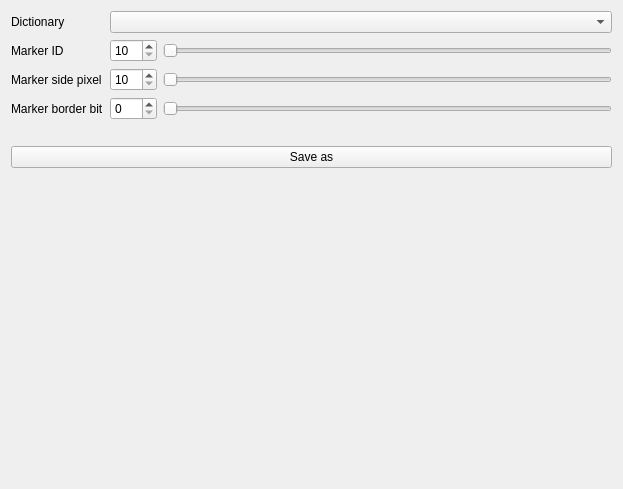
<?xml version="1.0" encoding="UTF-8"?>
<ui version="4.0">
 <class>widget_aruco_creator</class>
 <widget class="QWidget" name="widget_aruco_creator">
  <property name="geometry">
   <rect>
    <x>0</x>
    <y>0</y>
    <width>623</width>
    <height>489</height>
   </rect>
  </property>
  <property name="windowTitle">
   <string>Form</string>
  </property>
  <layout class="QVBoxLayout" name="verticalLayout">
   <item>
    <layout class="QGridLayout" name="gridLayout">
     <item row="2" column="2">
      <widget class="QSlider" name="horizontalSliderMarkerSize">
       <property name="minimum">
        <number>10</number>
       </property>
       <property name="maximum">
        <number>500</number>
       </property>
       <property name="orientation">
        <enum>Qt::Horizontal</enum>
       </property>
      </widget>
     </item>
     <item row="1" column="1">
      <widget class="QSpinBox" name="spinBoxMarkerID">
       <property name="minimum">
        <number>10</number>
       </property>
       <property name="maximum">
        <number>500</number>
       </property>
      </widget>
     </item>
     <item row="0" column="1" colspan="2">
      <widget class="QComboBox" name="comboBoxDictionary"/>
     </item>
     <item row="2" column="1">
      <widget class="QSpinBox" name="spinBoxMarkerSize">
       <property name="minimum">
        <number>10</number>
       </property>
       <property name="maximum">
        <number>500</number>
       </property>
      </widget>
     </item>
     <item row="0" column="0">
      <widget class="QLabel" name="label">
       <property name="text">
        <string>Dictionary</string>
       </property>
      </widget>
     </item>
     <item row="1" column="0">
      <widget class="QLabel" name="label_2">
       <property name="text">
        <string>Marker ID</string>
       </property>
      </widget>
     </item>
     <item row="1" column="2">
      <widget class="QSlider" name="horizontalSliderMarkerID">
       <property name="minimum">
        <number>10</number>
       </property>
       <property name="maximum">
        <number>500</number>
       </property>
       <property name="orientation">
        <enum>Qt::Horizontal</enum>
       </property>
      </widget>
     </item>
     <item row="2" column="0">
      <widget class="QLabel" name="label_3">
       <property name="text">
        <string>Marker side pixel</string>
       </property>
      </widget>
     </item>
     <item row="3" column="0">
      <widget class="QLabel" name="label_4">
       <property name="text">
        <string>Marker border bit</string>
       </property>
      </widget>
     </item>
     <item row="3" column="1">
      <widget class="QSpinBox" name="spinBoxMarkerBorderBit"/>
     </item>
     <item row="3" column="2">
      <widget class="QSlider" name="horizontalSliderMarkerBorderBit">
       <property name="orientation">
        <enum>Qt::Horizontal</enum>
       </property>
      </widget>
     </item>
    </layout>
   </item>
   <item>
    <widget class="QLabel" name="labelImage">
     <property name="text">
      <string/>
     </property>
     <property name="alignment">
      <set>Qt::AlignCenter</set>
     </property>
    </widget>
   </item>
   <item>
    <widget class="QPushButton" name="pushButtonSaveAs">
     <property name="text">
      <string>Save as</string>
     </property>
    </widget>
   </item>
   <item>
    <spacer name="verticalSpacer">
     <property name="orientation">
      <enum>Qt::Vertical</enum>
     </property>
     <property name="sizeHint" stdset="0">
      <size>
       <width>20</width>
       <height>352</height>
      </size>
     </property>
    </spacer>
   </item>
  </layout>
 </widget>
 <resources/>
 <connections>
  <connection>
   <sender>spinBoxMarkerID</sender>
   <signal>valueChanged(int)</signal>
   <receiver>horizontalSliderMarkerID</receiver>
   <slot>setValue(int)</slot>
   <hints>
    <hint type="sourcelabel">
     <x>146</x>
     <y>59</y>
    </hint>
    <hint type="destinationlabel">
     <x>290</x>
     <y>59</y>
    </hint>
   </hints>
  </connection>
  <connection>
   <sender>horizontalSliderMarkerID</sender>
   <signal>valueChanged(int)</signal>
   <receiver>spinBoxMarkerID</receiver>
   <slot>setValue(int)</slot>
   <hints>
    <hint type="sourcelabel">
     <x>287</x>
     <y>59</y>
    </hint>
    <hint type="destinationlabel">
     <x>112</x>
     <y>57</y>
    </hint>
   </hints>
  </connection>
  <connection>
   <sender>spinBoxMarkerSize</sender>
   <signal>valueChanged(int)</signal>
   <receiver>horizontalSliderMarkerSize</receiver>
   <slot>setValue(int)</slot>
   <hints>
    <hint type="sourcelabel">
     <x>108</x>
     <y>83</y>
    </hint>
    <hint type="destinationlabel">
     <x>275</x>
     <y>87</y>
    </hint>
   </hints>
  </connection>
  <connection>
   <sender>horizontalSliderMarkerSize</sender>
   <signal>valueChanged(int)</signal>
   <receiver>spinBoxMarkerSize</receiver>
   <slot>setValue(int)</slot>
   <hints>
    <hint type="sourcelabel">
     <x>291</x>
     <y>87</y>
    </hint>
    <hint type="destinationlabel">
     <x>146</x>
     <y>87</y>
    </hint>
   </hints>
  </connection>
  <connection>
   <sender>spinBoxMarkerBorderBit</sender>
   <signal>valueChanged(int)</signal>
   <receiver>horizontalSliderMarkerBorderBit</receiver>
   <slot>setValue(int)</slot>
   <hints>
    <hint type="sourcelabel">
     <x>135</x>
     <y>101</y>
    </hint>
    <hint type="destinationlabel">
     <x>172</x>
     <y>102</y>
    </hint>
   </hints>
  </connection>
  <connection>
   <sender>horizontalSliderMarkerBorderBit</sender>
   <signal>valueChanged(int)</signal>
   <receiver>spinBoxMarkerBorderBit</receiver>
   <slot>setValue(int)</slot>
   <hints>
    <hint type="sourcelabel">
     <x>203</x>
     <y>114</y>
    </hint>
    <hint type="destinationlabel">
     <x>118</x>
     <y>110</y>
    </hint>
   </hints>
  </connection>
 </connections>
</ui>
